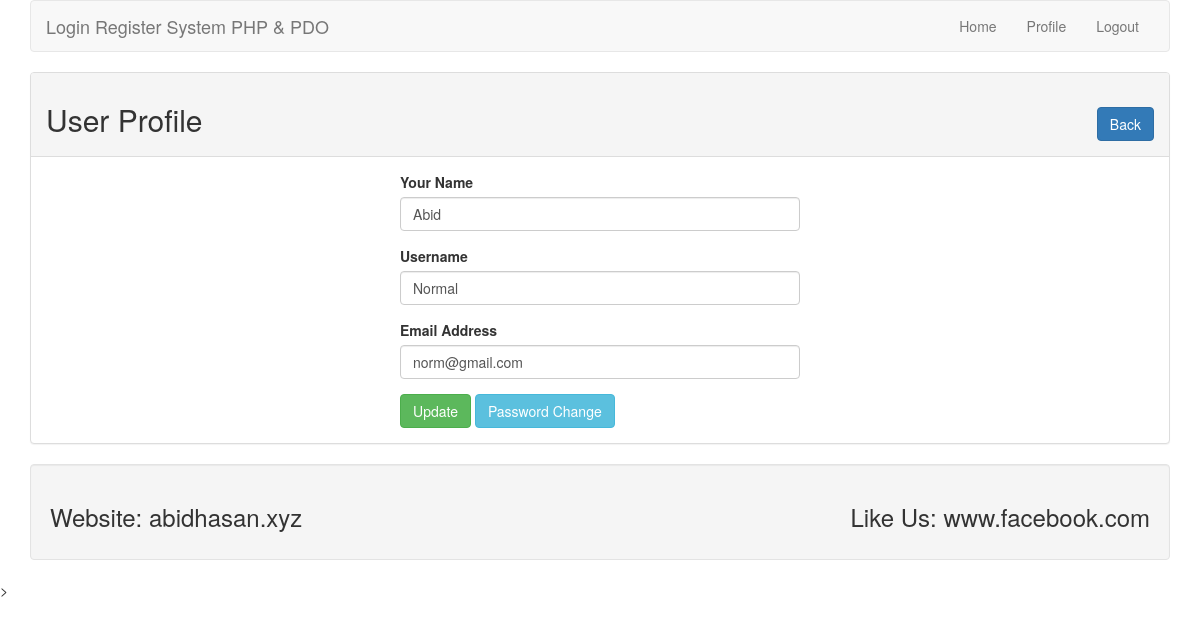
Page /ooplr/profile.php?id=1 (signed in) on the committed database.
### tables this page shows
CREATE TABLE `tbl_user` (
  `id` int(11) NOT NULL,
  `name` varchar(255) NOT NULL,
  `username` varchar(255) NOT NULL,
  `email` varchar(255) NOT NULL,
  `password` varchar(255) NOT NULL
);

### ooplr/lib/User.php (called while the page is built, shortened)
<?php
	include_once 'Session.php';
	include 'Database.php';
class User{
	private $db;
	public function __construct(){
	     $this->db = new Database();
	}
     public function getUserById($id){
        $sql = "SELECT * FROM tbl_user WHERE id= :id LIMIT 1";
		$query = $this->db->pdo->prepare($sql);
		$query->bindValue(':id', $id);
		$query->execute();
		$result = $query->fetch(PDO::FETCH_OBJ);
		return $result;
     }
}
?>

### ooplr/lib/Database.php (called while the page is built)
<?php
class Database
{
	private $hostdb = "localhost";
	private $userdb = "root";
	private $passdb = "";
	private $namedb = "db_lr";
    public $pdo;
	public function __construct()
	{
		if (!isset($this->pdo)) {
			try{
				$link = new PDO("mysql:host=".$this->hostdb.";dbname=".$this->namedb, $this->userdb, $this->passdb);
				$link->setAttribute(PDO::ATTR_ERRMODE, PDO::ERRMODE_EXCEPTION);
				$link->exec("SET CHARACTER SET utf8");
				$this->pdo = $link;
			}catch(PDOException $e){
               die("Failed to connect with Database".$e->getMessage());
			}
		}
	}
}
?>

### ooplr/lib/Session.php (called while the page is built, shortened)
<?php
class Session {
    public static function get ($key){
    	if (isset($_SESSION[$key])) {
    		return $_SESSION[$key];
    	}else{
    		return false;
    	}
    }
}
?>

### ooplr/profile.php (the view, shortened to what this page needs)
<?php
include 'lib/User.php';
include 'inc/header.php';
?>
<?php
   if (isset($_GET['id'])) {
    $userid = (int)$_GET['id'];
   }
   $user = new User();
?>
  	<div class="panel panel-default">
  		<div class="panel-heading">
        <h2>User Profile<span class="pull-right">
          <a class="btn btn-primary" href="index.php">Back</a>
        </span></h2>
      </div>
  		<div class="panel-body">
        <div style="max-width: 400px; margin: 0 auto">
<?php
  $userdata = $user->getUserById($userid);
  if ($userdata) {
?>
  			<form action="" method="POST">
            <div class="form-group">
             <label for="name">Your Name</label>
             <input type="text" id ="name" name="name" class="form-control" value="<?php echo $userdata->name; ?>" required="" />
           </div>
             <div class="form-group">
             <label for="username">Username</label>
             <input type="text" id ="username" name="username" class="form-control" value="<?php echo $userdata->username; ?>" required="" />
           </div>
           <div class="form-group">
             <label for="email">Email Address</label>
             <input type="text" id ="email" name="email" class="form-control" value="<?php echo $userdata->email; ?>" required="" />
           </div>
           <?php
             $sesId = Session::get("id");
             if ($userid == $sesId) {
           ?>
      <button type="submit" name="update" class="btn btn-success">Update</button>
      <a class="btn btn-info" href="changepass.php?id=<?php echo $userid; ?>">Password Change
      </a>
     <?php } ?>
         </form>
       <?php } ?>
        </div>
  		</div>
  	</div>
<?php
include 'inc/footer.php';
?>

### rows in the picture
tbl_user: name "Abid", username "Normal", email "norm@gmail.com"
